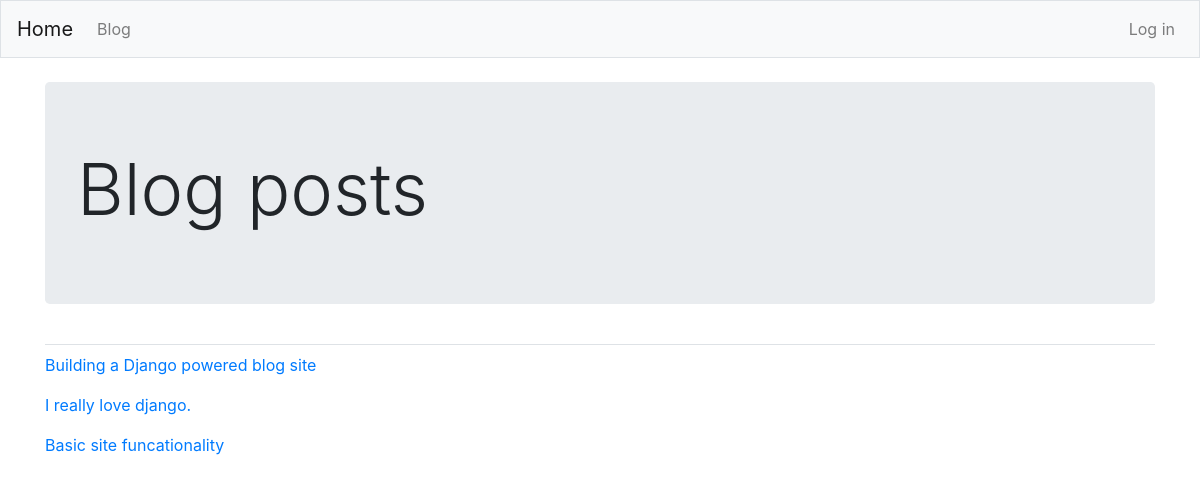
The page /blog/ on the database as committed earlier.
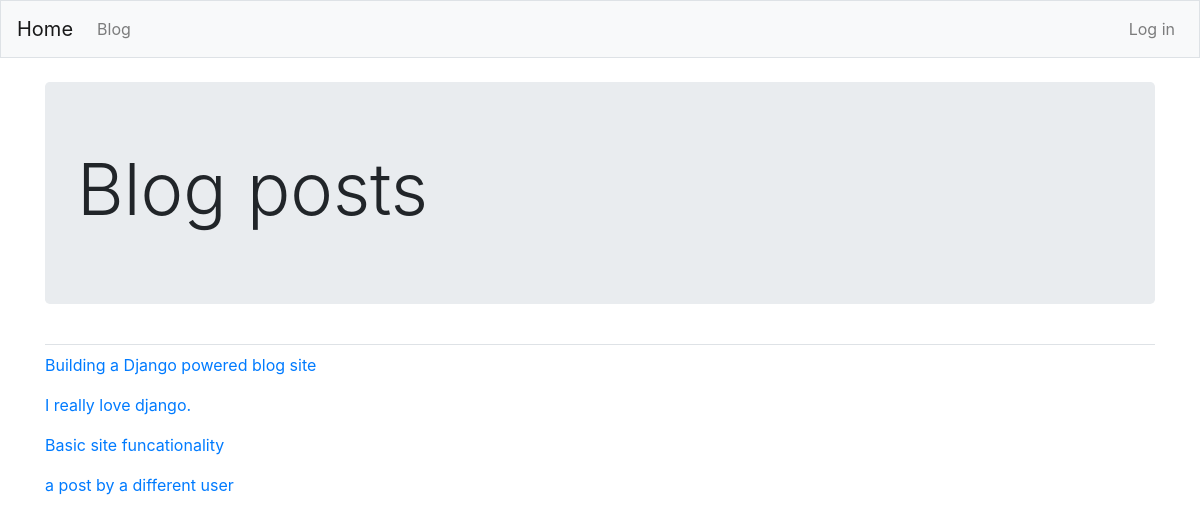
The same page on the database as committed later.
### blog/models.py (models this page shows, shortened)
class Article(models.Model):
    title = models.CharField(max_length=100)
    body = models.TextField()
    date = models.DateTimeField(auto_now_add=True)
    slug = models.SlugField()
    author = models.ForeignKey(User, on_delete=models.CASCADE)
    def get_absolute_url(self):
        return reverse('blog:article_detail', kwargs={'slug': self.slug})

### blog/views.py (the view)
# urls.py: path('blog/', views.blog, name='blog'),
def blog(request):
    articles = Article.objects.order_by('date')
    context = {'articles': articles}
    return render(request, 'blog.html', context)

### blog/Templates/blog.html (shortened to what this page needs)
{% extends 'base.html' %}
{% block page_header %}
        <div class="jumbotron">
        <h1 class="display-3">Blog posts</h1>
        </div>
{% endblock page_header %}
{% block content %}
    {% for article in articles %}
        <p>
            <a href="{{ article.get_absolute_url }}">{{ article.title }}</a>
        </p>
    {% endfor %}
{% endblock content %}

Rows that differ between the two databases and show on the page:
added Article: title "a post by a different user"
